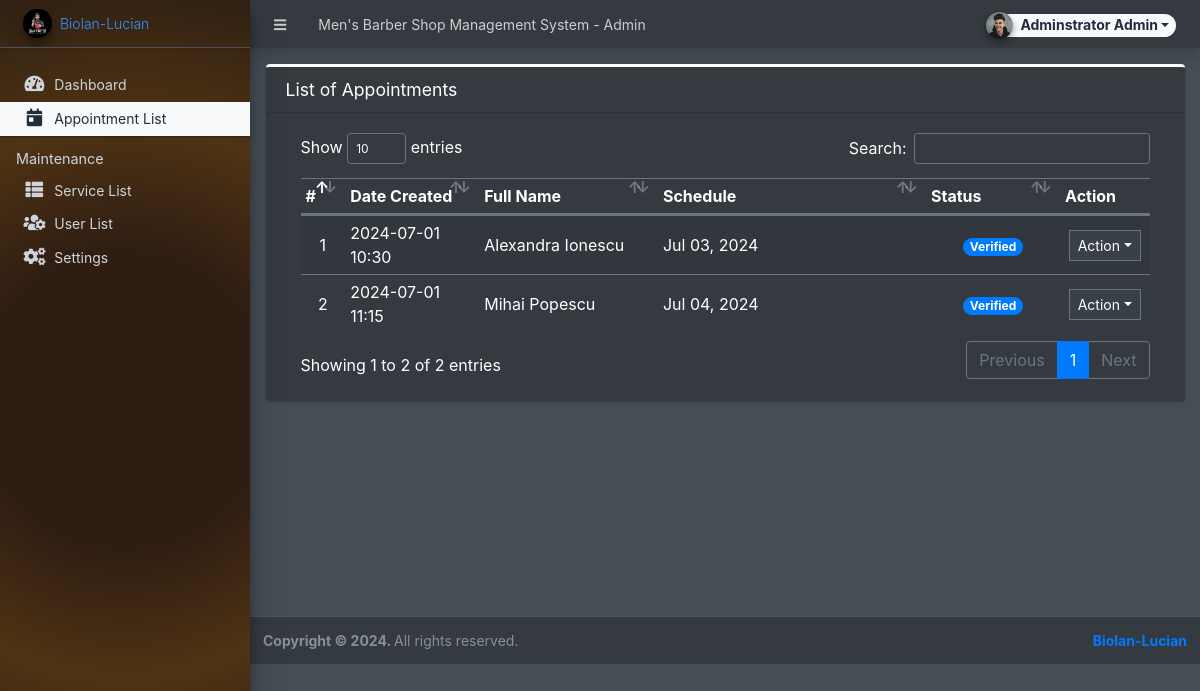
/admin/?page=appointments (signed in), run on the app's committed database.
### tables this page shows
CREATE TABLE `appointment_list` (
  `id` int(30) NOT NULL,
  `fullname` text NOT NULL,
  `contact` text NOT NULL,
  `email` text NOT NULL,
  `schedule` date NOT NULL,
  `status` tinyint(1) NOT NULL DEFAULT 0,
  `total` float NOT NULL DEFAULT 0,
  `date_created` datetime NOT NULL DEFAULT current_timestamp(),
  `date_updated` datetime DEFAULT NULL
);

### admin/appointments/index.php (the view, shortened to what this page needs)
<div class="card card-outline card-primary">
	<div class="card-header">
		<h3 class="card-title">List of Appointments</h3>
	</div>
	<div class="card-body">
		<div class="container-fluid">
        <div class="container-fluid">
			<table class="table table-hover table-striped">
				<colgroup>
					<col width="5%">
					<col width="15%">
					<col width="20%">
					<col width="30%">
					<col width="15%">
					<col width="10%">
				</colgroup>
				<thead>
					<tr>
						<th>#</th>
						<th>Date Created</th>
						<th>Full Name</th>
						<th>Schedule</th>
						<th>Status</th>
						<th>Action</th>
					</tr>
				</thead>
				<tbody>
					<?php
						$i = 1;
						$qry = $conn->query("SELECT * from `appointment_list` order by `status` asc,unix_timestamp(`date_created`)");
						while($row = $qry->fetch_assoc()):
					?>
						<tr>
							<td class="text-center"><?php echo $i++; ?></td>
							<td class=""><?php echo date("Y-m-d H:i",strtotime($row['date_created'])) ?></td>
							<td><?php echo ucwords($row['fullname']) ?></td>
							<td><?php echo date("M d, Y",strtotime($row['schedule'])) ?></td>
							<td class="text-center">
                                <?php
                                    switch($row['status']){
                                        case '1':
                                            echo "<span class='badge badge-primary badge-pill'>Verified</span>";
                                            break;
                                    }
                                ?>
                            </td>
							<td align="center">
								 <button type="button" class="btn btn-flat btn-default btn-sm dropdown-toggle dropdown-icon" data-toggle="dropdown">
				                  		Action
				                  </button>
							</td>
						</tr>
					<?php endwhile; ?>
				</tbody>
			</table>
		</div>
		</div>
	</div>
</div>

### data on the page
appointment_list: date_created "2024-07-01 10:30", fullname "Alexandra Ionescu", schedule "Jul 03, 2024", status "Verified"
appointment_list: date_created "2024-07-01 11:15", fullname "Mihai Popescu", schedule "Jul 04, 2024", status "Verified"

### other printed values
$_settings->info('name') "Men's Barber Shop Management System"
$_settings->userdata('firstname').' '.$_settings->userdata('lastname') "Adminstrator Admin"
$_settings->info('short_name') "Biolan-Lucian"
